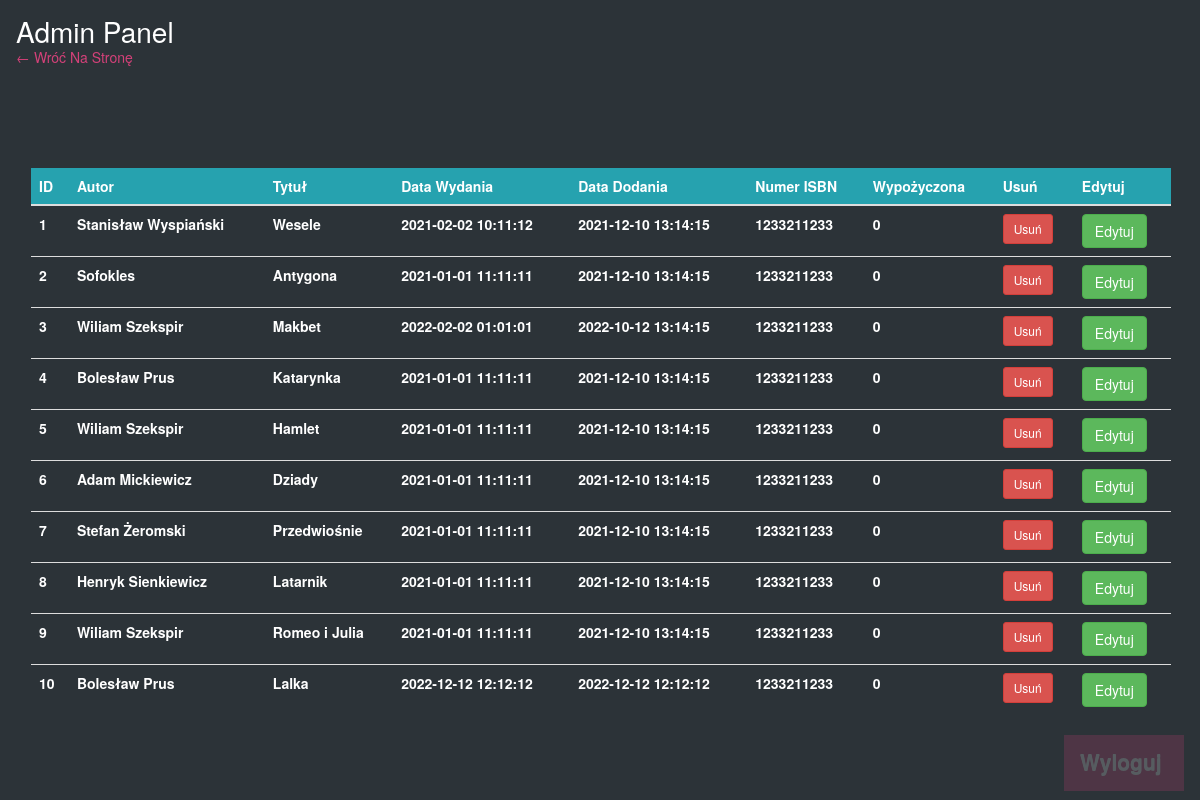
Page /admin_panel/adminpanel.php (signed in) on the committed database.
### tables this page shows
CREATE TABLE `ksiazki` (
  `id` int(11) NOT NULL,
  `tytul` varchar(256) NOT NULL,
  `data_wydania` datetime NOT NULL,
  `data_dodania` datetime NOT NULL DEFAULT current_timestamp(),
  `autor` varchar(256) NOT NULL,
  `numer_isbn` varchar(13) NOT NULL,
  `wypozyczona` tinyint(1) NOT NULL
);

### admin_panel/Common.php (called while the page is built, shortened)
<?php
class Common
{
    public function getAllRecords($connection) {
        $query = "SELECT * FROM ksiazki";
        $result = $connection->query($query) or die("Error in query1".$connection->error);
        return $result;
    }
}

### admin_panel/adminpanel.php (the view, shortened to what this page needs)
<!DOCTYPE html>
<html lang="en">
   <head>
      <link rel="stylesheet" href="https://maxcdn.bootstrapcdn.com/bootstrap/3.4.1/css/bootstrap.min.css">
      <link rel="stylesheet" href="../css/style_adminpanel.css">
   </head>
   <body>
      <header>
         <hgroup>
            <h1>Admin Panel</h1>
            <a href="../index.php">&larr; Wróć Na Stronę</a>
         </hgroup>
      </header>
      <div class="container">
         <table class="table">
            <thead id="thead">
               <tr>
                  <th>ID</th>
                  <th>Autor</th>
                  <th>Tytuł</th>
                  <th>Data Wydania</th>
                  <th>Data Dodania</th>
                  <th>Numer ISBN</th>
                  <th>Wypożyczona</th>
                  <th>Usuń</th>
                  <th>Edytuj</th>
               </tr>
            </thead>
            <tbody>
               <?php
                  include_once "Common.php";
                  $common = new Common();
                  $records = $common->getAllRecords($connection);
                  if ($records->num_rows>0){
                      while ($record = $records->fetch_object()) {
                          $id = $record->id;
                          $autor = $record->autor;
                          $tytul = $record->tytul;
                          $data_wydania = $record->data_wydania;
                          $data_dodania = $record->data_dodania;
                          $numer_isbn = $record->numer_isbn;
                          $wypozyczona = $record->wypozyczona;?>
               <tr>
                  <th><?php echo $id;?></th>
                  <th><?php echo $autor;?></th>
                  <th><?php echo $tytul;?></th>
                  <th><?php echo $data_wydania;?></th>
                  <th><?php echo $data_dodania;?></th>
                  <th><?php echo $numer_isbn;?></th>
                  <th><?php echo $wypozyczona;?></th>
                  <td><a href="delete-script.php?id=<?php echo $id?>" id="usun"class="btn btn-danger btn-sm">Usuń</a> </td>
                  <td><a href="edit_page.php?id=<?php echo $id?>" id="usun"class="btn btn-success">Edytuj</a> </td>
               </tr>
               <?php }}?>
            </tbody>
         </table>
      </div>
      <div id="content" class="pages">
      <header>
         <div class="brick close">
            <a class="text leave" href="../admin_panel/logout.php">Wyloguj</a>
         </div>
      </header>
   </body>
</html>

### css/style_adminpanel.css (style rules this page uses)
html { box-sizing: border-box; }
*, *:before, *:after { box-sizing: inherit; }
html { height: 100%; padding: 16px; background-color: #2c3338; background-position: center center, center, center; background-attachment: fixed, fixed; background-size: auto, cover; }
body { height: 100%; margin: 0; font: 16px/24px normal "Open Sans", trebuchet, sans-serif; font-weight: 100; background-color: #2c3338; color: white; text-decoration: none; }
h1, h2, h3, h4, h5 { margin-top: 0; font-family: inherit; font-weight: inherit; font-size: 21px; }
#thead { background-color: #26a2af }
a { text-decoration: none !important; color: white; }
td { margin-left: 50px; }
.table { max-width: 100%; margin-bottom: 20px; }
.brick { display: inline-block; width: 100%; padding: 16px; margin-bottom: 8px; margin-right: 8px; background-color: #e7e7e7; vertical-align: top; }
header>hgroup { margin-bottom: 32px; color: #fff; }
header h1 { margin-bottom: 0; font-size: 28px; }
header a { color: #d44179; }
a.text.leave { text-decoration: none; color: white; }
#content>header { position: relative; padding: 0px 72px 0px 0px; }
#content .brick { position: relative; }
@media all and (min-width: 800px) { header>hgroup { height: 120px; color: #fff; } }
@media all and (min-width: 800px) { #content.pages .brick.close { position: absolute; right: 0; top: 0; width: 120px; height: 56px; min-height: 56px; margin-right: 0; color: #fff; background: #d44179; } }

### rows in the picture
ksiazki: id "1", autor "Stanisław Wyspiański", tytul "Wesele", data_wydania "2021-02-02 10:11:12", data_dodania "2021-12-10 13:14:15", numer_isbn "1233211233", wypozyczona "0"
ksiazki: id "2", autor "Sofokles", tytul "Antygona", data_wydania "2021-01-01 11:11:11", data_dodania "2021-12-10 13:14:15", numer_isbn "1233211233", wypozyczona "0"
ksiazki: id "3", autor "Wiliam Szekspir", tytul "Makbet", data_wydania "2022-02-02 01:01:01", data_dodania "2022-10-12 13:14:15", numer_isbn "1233211233", wypozyczona "0"
ksiazki: id "4", autor "Bolesław Prus", tytul "Katarynka", data_wydania "2021-01-01 11:11:11", data_dodania "2021-12-10 13:14:15", numer_isbn "1233211233", wypozyczona "0"
ksiazki: id "5", autor "Wiliam Szekspir", tytul "Hamlet", data_wydania "2021-01-01 11:11:11", data_dodania "2021-12-10 13:14:15", numer_isbn "1233211233", wypozyczona "0"
ksiazki: id "6", autor "Adam Mickiewicz", tytul "Dziady", data_wydania "2021-01-01 11:11:11", data_dodania "2021-12-10 13:14:15", numer_isbn "1233211233", wypozyczona "0"
ksiazki: id "7", autor "Stefan Żeromski", tytul "Przedwiośnie", data_wydania "2021-01-01 11:11:11", data_dodania "2021-12-10 13:14:15", numer_isbn "1233211233", wypozyczona "0"
ksiazki: id "8", autor "Henryk Sienkiewicz", tytul "Latarnik", data_wydania "2021-01-01 11:11:11", data_dodania "2021-12-10 13:14:15", numer_isbn "1233211233", wypozyczona "0"
ksiazki: id "9", autor "Wiliam Szekspir", tytul "Romeo i Julia", data_wydania "2021-01-01 11:11:11", data_dodania "2021-12-10 13:14:15", numer_isbn "1233211233", wypozyczona "0"
ksiazki: id "10", autor "Bolesław Prus", tytul "Lalka", data_wydania "2022-12-12 12:12:12", data_dodania "2022-12-12 12:12:12", numer_isbn "1233211233", wypozyczona "0"
